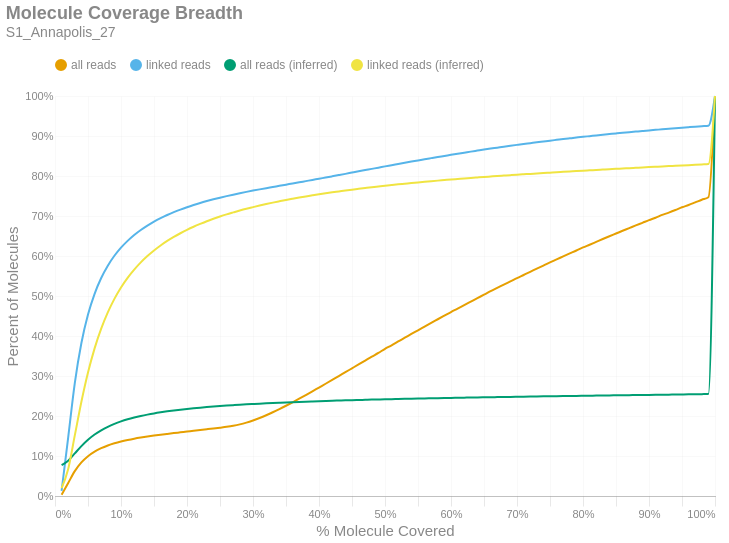

Notebook source saved alongside this figure:
### Markdown cell above
### Molecule Read Coverage
This chart shows molecule coverage breadth as computed by the number of bases aligned to that molecule. In other words, "*how much of each unique long molecule is actually sequenced/aligned?*" Keep in mind there is a distinction between sequences and alignments, since some sequences belonging to a particular molecule may not align well and wouldn't appear in the alignment data. This chart also shows molecule coverage breadth as computed by the *inferred fragment* from which the aligned sequences originate. Unlike read coverage, this calculation takes into account the total insert size, including unsequenced gaps between the forward and reverse reads. Like the previous figures, these are cumulative percents.

### Code cell
if SKIPLR:
    print_html(f"Skipped")
else:
    binned_df = consolidated_hist(valids['coverage_bp'], mask, 0.01, True)
    binned_df_inf = consolidated_hist(valids['coverage_inserts'], mask, 0.01, True)
    binned_df = binned_df.with_columns(pl.lit(binned_df_inf['all reads (cumsum)']).alias('all reads (inferred)'))
    binned_df = binned_df.with_columns(pl.lit(binned_df_inf['linked reads (cumsum)']).alias('linked reads (inferred)'))
    binned_df = binned_df.with_columns(
        (pl.col('bin').cast(pl.Float64) + 0.01).alias('right_edge')
    )

    with SafeRender(binned_df):
        (
            density_plot(binned_df, 'Molecule Coverage Breadth', samplename, 'molcov', ['all reads (inferred)','linked reads (inferred)'])
            .encode(
                #x=alt.X('bin:Q', title="% Molecule Covered").axis(format = '%').scale(padding=0),
                x=alt.X('right_edge:Q', title="% Molecule Covered").axis(format='%').scale(padding=0),
                y=alt.Y('value:Q', title='Percent of Molecules')
                    .axis(format='%')
                    .stack(False)
                    .scale(domainMin=0, padding=0),
                color=alt.Color("key:N").scale(domain = ["all reads", "linked reads", "all reads (inferred)", "linked reads (inferred)"]),
                tooltip = [
                    alt.Tooltip("key:N", title = "Data Type"),
                    alt.Tooltip("range_label:N", title="% Molecule Covered"),
                    alt.Tooltip("value:Q", format = ".2%", title="% Molecules")
                ]
            )
        ).display()

### Figure 1 — Vega-Lite specification as saved in the notebook (floating-point values rounded to 4 significant figures)
{"width": "container", "height": 400, "config": {"title": {"anchor": "start", "dy": -15, "fontSize": 18, "color": "#888888", "subtitleColor": "#888888", "subtitleFontSize": 14}, "arc": {"fill": "#0072B2"}, "axis": {"domainColor": "#888888", "domainWidth": 0.5, "gridWidth": 0.2, "grid": false, "titleFontWeight": 400, "titleFontSize": 15, "labelFontSize": 11, "labelColor": "#888888", "tickColor": "#888888", "tickWidth": 0.2, "titleColor": "#888888"}, "axisBand": {"grid": false}, "axisX": {"grid": true, "tickSize": 10, "domainCap": "round"}, "axisY": {"domain": false, "grid": true, "tickSize": 0, "domainCap": "round"}, "background": "transparent", "header": {"labelFontSize": 15, "labelColor": "#888888", "titleFontSize": 15, "titleFontWeight": 600, "titleColor": "#888888"}, "legend": {"labelFont": "sans-serif", "labelFontSize": 12, "labelColor": "#888888", "symbolSize": 100, "symbolType": "circle", "titleFontSize": 12, "titlePadding": 10, "titleColor": "#888888", "title": null, "orient": "top"}, "range": {"category": ["#E69F00", "#56B4E9", "#009E73", "#F0E442", "#0072B2", "#D55E00", "#CC79A7", "#000000"], "diverging": ["#cfe8f3", "#a2d4ec", "#73bfe2", "#46abdb", "#1696d2", "#12719e"]}, "area": {"fill": "#0072B2", "fillOpacity": 0.7, "line": true, "strokeOpacity": 0.7}, "line": {"color": "#0072B2", "stroke": "#0072B2", "strokeWidth": 2}, "trail": {"color": "#0072B2", "stroke": "#0072B2", "strokeWidth": 0, "size": 1}, "point": {"filled": true, "fillOpacity": 1.0, "size": 95}, "text": {"color": "#888888", "fontSize": 11, "align": "right", "fontWeight": 400, "size": 11}, "bar": {"fill": "#0072B2", "stroke": null}, "view": {"stroke": null, "continuousWidth": 660, "continuousHeight": 400}}, "data": {"name": "data-b5c3fb090b79c083b20d8f50225c9be9"}, "mark": {"type": "line", "interpolate": "monotone", "point": {"opacity": 0, "size": 275}}, "encoding": {"color": {"field": "key", "scale": {"domain": ["all reads", "linked reads", "all reads (inferred)", "linked reads (inferred)"]}, "type": "nominal"}, "tooltip": [{"field": "key", "title": "Data Type", "type": "nominal"}, {"field": "range_label", "title": "% Molecule Covered", "type": "nominal"}, {"field": "value", "format": ".2%", "title": "% Molecules", "type": "quantitative"}], "x": {"axis": {"format": "%"}, "field": "right_edge", "scale": {"padding": 0}, "title": "% Molecule Covered", "type": "quantitative"}, "y": {"axis": {"format": "%"}, "field": "value", "scale": {"domainMin": 0, "padding": 0}, "stack": false, "title": "Percent of Molecules", "type": "quantitative"}}, "params": [{"name": "param_c36ac31b6afebe62", "select": {"type": "point", "fields": ["key"]}, "bind": "legend"}], "title": {"text": "Molecule Coverage Breadth", "subtitle": "S1_Annapolis_27"}, "transform": [{"fold": ["all reads (cumsum)", "linked reads (cumsum)", "all reads (inferred)", "linked reads (inferred)"]}, {"calculate": "replace(datum.key, ' (cumsum)', '')", "as": "key"}, {"filter": {"param": "param_c36ac31b6afebe62"}}], "usermeta": {"embedOptions": {"downloadFileName": "S1_Annapolis_27.molcov"}}, "$schema": "https://vega.github.io/schema/vega-lite/v6.1.0.json", "datasets": {"data-b5c3fb090b79c083b20d8f50225c9be9": [{"bin": "0.0", "interval": "0.0-0.01", "all reads": 0.003065, "linked reads": 0.01254, "all reads (cumsum)": 0.003065, "linked reads (cumsum)": 0.01254, "range_label": "0.0-0.01", "all reads (inferred)": 0.0773, "linked reads (inferred)": 0.01943, "right_edge": 0.01}, {"bin": "0.01", "interval": "0.01-0.02", "all reads": 0.02949, "linked reads": 0.1341, "all reads (cumsum)": 0.03256, "linked reads (cumsum)": 0.1466, "range_label": "0.01-0.02", "all reads (inferred)": 0.08824, "linked reads (inferred)": 0.0677, "right_edge": 0.02}, {"bin": "0.02", "interval": "0.02-0.03", "all reads": 0.02956, "linked reads": 0.1358, "all reads (cumsum)": 0.06212, "linked reads (cumsum)": 0.2824, "range_label": "0.02-0.03", "all reads (inferred)": 0.1065, "linked reads (inferred)": 0.1514, "right_edge": 0.03}, {"bin": "0.03", "interval": "0.03-0.04", "all reads": 0.02182, "linked reads": 0.1, "all reads (cumsum)": 0.08394, "linked reads (cumsum)": 0.3824, "range_label": "0.03-0.04", "all reads (inferred)": 0.1248, "linked reads (inferred)": 0.2356, "right_edge": 0.04}, {"bin": "0.04", "interval": "0.04-0.05", "all reads": 0.01552, "linked reads": 0.07113, "all reads (cumsum)": 0.09947, "linked reads (cumsum)": 0.4536, "range_label": "0.04-0.05", "all reads (inferred)": 0.1406, "linked reads (inferred)": 0.3088, "right_edge": 0.05}, {"bin": "0.05", "interval": "0.05-0.06", "all reads": 0.01137, "linked reads": 0.05191, "all reads (cumsum)": 0.1108, "linked reads (cumsum)": 0.5055, "range_label": "0.05-0.06", "all reads (inferred)": 0.1536, "linked reads (inferred)": 0.3691, "right_edge": 0.06}, {"bin": "0.06", "interval": "0.06-0.07", "all reads": 0.008648, "linked reads": 0.03943, "all reads (cumsum)": 0.1195, "linked reads (cumsum)": 0.5449, "range_label": "0.06-0.07", "all reads (inferred)": 0.1642, "linked reads (inferred)": 0.4184, "right_edge": 0.07}, {"bin": "0.07", "interval": "0.07-0.08", "all reads": 0.006793, "linked reads": 0.03091, "all reads (cumsum)": 0.1263, "linked reads (cumsum)": 0.5758, "range_label": "0.07-0.08", "all reads (inferred)": 0.173, "linked reads (inferred)": 0.4591, "right_edge": 0.08}, {"bin": "0.08", "interval": "0.08-0.09", "all reads": 0.005462, "linked reads": 0.02474, "all reads (cumsum)": 0.1317, "linked reads (cumsum)": 0.6006, "range_label": "0.08-0.09", "all reads (inferred)": 0.1803, "linked reads (inferred)": 0.4929, "right_edge": 0.09}, {"bin": "0.09", "interval": "0.09-0.1", "all reads": 0.00452, "linked reads": 0.02032, "all reads (cumsum)": 0.1363, "linked reads (cumsum)": 0.6209, "range_label": "0.09-0.1", "all reads (inferred)": 0.1865, "linked reads (inferred)": 0.5214, "right_edge": 0.1}, {"bin": "0.1", "interval": "0.1-0.11", "all reads": 0.003809, "linked reads": 0.01695, "all reads (cumsum)": 0.1401, "linked reads (cumsum)": 0.6378, "range_label": "0.1-0.11", "all reads (inferred)": 0.1917, "linked reads (inferred)": 0.5455, "right_edge": 0.11}, {"bin": "0.11", "interval": "0.11-0.12", "all reads": 0.003316, "linked reads": 0.01472, "all reads (cumsum)": 0.1434, "linked reads (cumsum)": 0.6526, "range_label": "0.11-0.12", "all reads (inferred)": 0.1961, "linked reads (inferred)": 0.566, "right_edge": 0.12}, {"bin": "0.12", "interval": "0.12-0.13", "all reads": 0.002852, "linked reads": 0.01251, "all reads (cumsum)": 0.1462, "linked reads (cumsum)": 0.6651, "range_label": "0.12-0.13", "all reads (inferred)": 0.2, "linked reads (inferred)": 0.5841, "right_edge": 0.13}, {"bin": "0.13", "interval": "0.13-0.14", "all reads": 0.002556, "linked reads": 0.01109, "all reads (cumsum)": 0.1488, "linked reads (cumsum)": 0.6762, "range_label": "0.13-0.14", "all reads (inferred)": 0.2035, "linked reads (inferred)": 0.5999, "right_edge": 0.14}, {"bin": "0.14", "interval": "0.14-0.15", "all reads": 0.002328, "linked reads": 0.009871, "all reads (cumsum)": 0.1511, "linked reads (cumsum)": 0.686, "range_label": "0.14-0.15", "all reads (inferred)": 0.2065, "linked reads (inferred)": 0.6139, "right_edge": 0.15}, {"bin": "0.15", "interval": "0.15-0.16", "all reads": 0.002128, "linked reads": 0.008677, "all reads (cumsum)": 0.1533, "linked reads (cumsum)": 0.6947, "range_label": "0.15-0.16", "all reads (inferred)": 0.2092, "linked reads (inferred)": 0.6264, "right_edge": 0.16}, {"bin": "0.16", "interval": "0.16-0.17", "all reads": 0.002013, "linked reads": 0.007791, "all reads (cumsum)": 0.1553, "linked reads (cumsum)": 0.7025, "range_label": "0.16-0.17", "all reads (inferred)": 0.2116, "linked reads (inferred)": 0.6376, "right_edge": 0.17}, {"bin": "0.17", "interval": "0.17-0.18", "all reads": 0.001965, "linked reads": 0.007106, "all reads (cumsum)": 0.1572, "linked reads (cumsum)": 0.7096, "range_label": "0.17-0.18", "all reads (inferred)": 0.2138, "linked reads (inferred)": 0.6477, "right_edge": 0.18}, {"bin": "0.18", "interval": "0.18-0.19", "all reads": 0.001913, "linked reads": 0.006452, "all reads (cumsum)": 0.1591, "linked reads (cumsum)": 0.716, "range_label": "0.18-0.19", "all reads (inferred)": 0.2158, "linked reads (inferred)": 0.6569, "right_edge": 0.19}, {"bin": "0.19", "interval": "0.19-0.2", "all reads": 0.001923, "linked reads": 0.005954, "all reads (cumsum)": 0.1611, "linked reads (cumsum)": 0.722, "range_label": "0.19-0.2", "all reads (inferred)": 0.2176, "linked reads (inferred)": 0.6654, "right_edge": 0.2}, {"bin": "0.2", "interval": "0.2-0.21", "all reads": 0.001905, "linked reads": 0.0055, "all reads (cumsum)": 0.163, "linked reads (cumsum)": 0.7275, "range_label": "0.2-0.21", "all reads (inferred)": 0.2193, "linked reads (inferred)": 0.6731, "right_edge": 0.21}, {"bin": "0.21", "interval": "0.21-0.22", "all reads": 0.001931, "linked reads": 0.005122, "all reads (cumsum)": 0.1649, "linked reads (cumsum)": 0.7326, "range_label": "0.21-0.22", "all reads (inferred)": 0.2208, "linked reads (inferred)": 0.6802, "right_edge": 0.22}, {"bin": "0.22", "interval": "0.22-0.23", "all reads": 0.001958, "linked reads": 0.004696, "all reads (cumsum)": 0.1669, "linked reads (cumsum)": 0.7373, "range_label": "0.22-0.23", "all reads (inferred)": 0.2223, "linked reads (inferred)": 0.6869, "right_edge": 0.23}, {"bin": "0.23", "interval": "0.23-0.24", "all reads": 0.001985, "linked reads": 0.004387, "all reads (cumsum)": 0.1688, "linked reads (cumsum)": 0.7417, "range_label": "0.23-0.24", "all reads (inferred)": 0.2236, "linked reads (inferred)": 0.693, "right_edge": 0.24}, {"bin": "0.24", "interval": "0.24-0.25", "all reads": 0.002068, "linked reads": 0.004096, "all reads (cumsum)": 0.1709, "linked reads (cumsum)": 0.7458, "range_label": "0.24-0.25", "all reads (inferred)": 0.2249, "linked reads (inferred)": 0.6988, "right_edge": 0.25}, {"bin": "0.25", "interval": "0.25-0.26", "all reads": 0.002137, "linked reads": 0.003853, "all reads (cumsum)": 0.1731, "linked reads (cumsum)": 0.7497, "range_label": "0.25-0.26", "all reads (inferred)": 0.226, "linked reads (inferred)": 0.7041, "right_edge": 0.26}, {"bin": "0.26", "interval": "0.26-0.27", "all reads": 0.002581, "linked reads": 0.003677, "all reads (cumsum)": 0.1756, "linked reads (cumsum)": 0.7533, "range_label": "0.26-0.27", "all reads (inferred)": 0.2271, "linked reads (inferred)": 0.709, "right_edge": 0.27}, {"bin": "0.27", "interval": "0.27-0.28", "all reads": 0.003406, "linked reads": 0.003543, "all reads (cumsum)": 0.179, "linked reads (cumsum)": 0.7569, "range_label": "0.27-0.28", "all reads (inferred)": 0.2281, "linked reads (inferred)": 0.7137, "right_edge": 0.28}, {"bin": "0.28", "interval": "0.28-0.29", "all reads": 0.004432, "linked reads": 0.003394, "all reads (cumsum)": 0.1835, "linked reads (cumsum)": 0.7603, "range_label": "0.28-0.29", "all reads (inferred)": 0.2291, "linked reads (inferred)": 0.7181, "right_edge": 0.29}, {"bin": "0.29", "interval": "0.29-0.3", "all reads": 0.005408, "linked reads": 0.003239, "all reads (cumsum)": 0.1889, "linked reads (cumsum)": 0.7635, "range_label": "0.29-0.3", "all reads (inferred)": 0.23, "linked reads (inferred)": 0.7222, "right_edge": 0.3}, {"bin": "0.3", "interval": "0.3-0.31", "all reads": 0.006133, "linked reads": 0.003093, "all reads (cumsum)": 0.195, "linked reads (cumsum)": 0.7666, "range_label": "0.3-0.31", "all reads (inferred)": 0.2309, "linked reads (inferred)": 0.7262, "right_edge": 0.31}, {"bin": "0.31", "interval": "0.31-0.32", "all reads": 0.006867, "linked reads": 0.002999, "all reads (cumsum)": 0.2019, "linked reads (cumsum)": 0.7696, "range_label": "0.31-0.32", "all reads (inferred)": 0.2317, "linked reads (inferred)": 0.7299, "right_edge": 0.32}, {"bin": "0.32", "interval": "0.32-0.33", "all reads": 0.007523, "linked reads": 0.002917, "all reads (cumsum)": 0.2094, "linked reads (cumsum)": 0.7725, "range_label": "0.32-0.33", "all reads (inferred)": 0.2325, "linked reads (inferred)": 0.7335, "right_edge": 0.33}, {"bin": "0.33", "interval": "0.33-0.34", "all reads": 0.00789, "linked reads": 0.002957, "all reads (cumsum)": 0.2173, "linked reads (cumsum)": 0.7755, "range_label": "0.33-0.34", "all reads (inferred)": 0.2332, "linked reads (inferred)": 0.7368, "right_edge": 0.34}, {"bin": "0.34", "interval": "0.34-0.35", "all reads": 0.008314, "linked reads": 0.002914, "all reads (cumsum)": 0.2256, "linked reads (cumsum)": 0.7784, "range_label": "0.34-0.35", "all reads (inferred)": 0.2339, "linked reads (inferred)": 0.7401, "right_edge": 0.35}, {"bin": "0.35", "interval": "0.35-0.36", "all reads": 0.008637, "linked reads": 0.002873, "all reads (cumsum)": 0.2342, "linked reads (cumsum)": 0.7813, "range_label": "0.35-0.36", "all reads (inferred)": 0.2346, "linked reads (inferred)": 0.7431, "right_edge": 0.36}, {"bin": "0.36", "interval": "0.36-0.37", "all reads": 0.008936, "linked reads": 0.002929, "all reads (cumsum)": 0.2432, "linked reads (cumsum)": 0.7842, "range_label": "0.36-0.37", "all reads (inferred)": 0.2352, "linked reads (inferred)": 0.7461, "right_edge": 0.37}, {"bin": "0.37", "interval": "0.37-0.38", "all reads": 0.009209, "linked reads": 0.002986, "all reads (cumsum)": 0.2524, "linked reads (cumsum)": 0.7872, "range_label": "0.37-0.38", "all reads (inferred)": 0.2359, "linked reads (inferred)": 0.7489, "right_edge": 0.38}, {"bin": "0.38", "interval": "0.38-0.39", "all reads": 0.00928, "linked reads": 0.002956, "all reads (cumsum)": 0.2617, "linked reads (cumsum)": 0.7901, "range_label": "0.38-0.39", "all reads (inferred)": 0.2364, "linked reads (inferred)": 0.7516, "right_edge": 0.39}, {"bin": "0.39", "interval": "0.39-0.4", "all reads": 0.009532, "linked reads": 0.003047, "all reads (cumsum)": 0.2712, "linked reads (cumsum)": 0.7932, "range_label": "0.39-0.4", "all reads (inferred)": 0.237, "linked reads (inferred)": 0.7542, "right_edge": 0.4}, {"bin": "0.4", "interval": "0.4-0.41", "all reads": 0.009413, "linked reads": 0.002951, "all reads (cumsum)": 0.2806, "linked reads (cumsum)": 0.7961, "range_label": "0.4-0.41", "all reads (inferred)": 0.2376, "linked reads (inferred)": 0.7567, "right_edge": 0.41}, {"bin": "0.41", "interval": "0.41-0.42", "all reads": 0.009598, "linked reads": 0.003035, "all reads (cumsum)": 0.2902, "linked reads (cumsum)": 0.7992, "range_label": "0.41-0.42", "all reads (inferred)": 0.2381, "linked reads (inferred)": 0.7592, "right_edge": 0.42}, {"bin": "0.42", "interval": "0.42-0.43", "all reads": 0.009706, "linked reads": 0.003074, "all reads (cumsum)": 0.2999, "linked reads (cumsum)": 0.8022, "range_label": "0.42-0.43", "all reads (inferred)": 0.2386, "linked reads (inferred)": 0.7614, "right_edge": 0.43}, {"bin": "0.43", "interval": "0.43-0.44", "all reads": 0.00962, "linked reads": 0.003108, "all reads (cumsum)": 0.3095, "linked reads (cumsum)": 0.8053, "range_label": "0.43-0.44", "all reads (inferred)": 0.2391, "linked reads (inferred)": 0.7637, "right_edge": 0.44}, {"bin": "0.44", "interval": "0.44-0.45", "all reads": 0.009734, "linked reads": 0.003187, "all reads (cumsum)": 0.3193, "linked reads (cumsum)": 0.8085, "range_label": "0.44-0.45", "all reads (inferred)": 0.2396, "linked reads (inferred)": 0.7659, "right_edge": 0.45}, {"bin": "0.45", "interval": "0.45-0.46", "all reads": 0.009718, "linked reads": 0.003164, "all reads (cumsum)": 0.329, "linked reads (cumsum)": 0.8117, "range_label": "0.45-0.46", "all reads (inferred)": 0.2401, "linked reads (inferred)": 0.768, "right_edge": 0.46}, {"bin": "0.46", "interval": "0.46-0.47", "all reads": 0.009619, "linked reads": 0.003043, "all reads (cumsum)": 0.3386, "linked reads (cumsum)": 0.8147, "range_label": "0.46-0.47", "all reads (inferred)": 0.2405, "linked reads (inferred)": 0.77, "right_edge": 0.47}, {"bin": "0.47", "interval": "0.47-0.48", "all reads": 0.009787, "linked reads": 0.003077, "all reads (cumsum)": 0.3484, "linked reads (cumsum)": 0.8178, "range_label": "0.47-0.48", "all reads (inferred)": 0.2409, "linked reads (inferred)": 0.772, "right_edge": 0.48}, {"bin": "0.48", "interval": "0.48-0.49", "all reads": 0.009265, "linked reads": 0.003022, "all reads (cumsum)": 0.3577, "linked reads (cumsum)": 0.8208, "range_label": "0.48-0.49", "all reads (inferred)": 0.2414, "linked reads (inferred)": 0.7739, "right_edge": 0.49}, {"bin": "0.49", "interval": "0.49-0.5", "all reads": 0.01034, "linked reads": 0.003203, "all reads (cumsum)": 0.368, "linked reads (cumsum)": 0.824, "range_label": "0.49-0.5", "all reads (inferred)": 0.2418, "linked reads (inferred)": 0.7757, "right_edge": 0.5}, {"bin": "0.5", "interval": "0.5-0.51", "all reads": 0.008669, "linked reads": 0.00296, "all reads (cumsum)": 0.3767, "linked reads (cumsum)": 0.827, "range_label": "0.5-0.51", "all reads (inferred)": 0.2422, "linked reads (inferred)": 0.7775, "right_edge": 0.51}, {"bin": "0.51", "interval": "0.51-0.52", "all reads": 0.00975, "linked reads": 0.003051, "all reads (cumsum)": 0.3864, "linked reads (cumsum)": 0.8301, "range_label": "0.51-0.52", "all reads (inferred)": 0.2425, "linked reads (inferred)": 0.7791, "right_edge": 0.52}, {"bin": "0.52", "interval": "0.52-0.53", "all reads": 0.00931, "linked reads": 0.003005, "all reads (cumsum)": 0.3957, "linked reads (cumsum)": 0.8331, "range_label": "0.52-0.53", "all reads (inferred)": 0.2429, "linked reads (inferred)": 0.7808, "right_edge": 0.53}, {"bin": "0.53", "interval": "0.53-0.54", "all reads": 0.009461, "linked reads": 0.002954, "all reads (cumsum)": 0.4052, "linked reads (cumsum)": 0.836, "range_label": "0.53-0.54", "all reads (inferred)": 0.2433, "linked reads (inferred)": 0.7824, "right_edge": 0.54}, {"bin": "0.54", "interval": "0.54-0.55", "all reads": 0.009157, "linked reads": 0.00291, "all reads (cumsum)": 0.4143, "linked reads (cumsum)": 0.8389, "range_label": "0.54-0.55", "all reads (inferred)": 0.2436, "linked reads (inferred)": 0.784, "right_edge": 0.55}, {"bin": "0.55", "interval": "0.55-0.56", "all reads": 0.009308, "linked reads": 0.002969, "all reads (cumsum)": 0.4237, "linked reads (cumsum)": 0.8419, "range_label": "0.55-0.56", "all reads (inferred)": 0.244, "linked reads (inferred)": 0.7856, "right_edge": 0.56}, {"bin": "0.56", "interval": "0.56-0.57", "all reads": 0.009254, "linked reads": 0.002812, "all reads (cumsum)": 0.4329, "linked reads (cumsum)": 0.8447, "range_label": "0.56-0.57", "all reads (inferred)": 0.2443, "linked reads (inferred)": 0.787, "right_edge": 0.57}, {"bin": "0.57", "interval": "0.57-0.58", "all reads": 0.008959, "linked reads": 0.002788, "all reads (cumsum)": 0.4419, "linked reads (cumsum)": 0.8475, "range_label": "0.57-0.58", "all reads (inferred)": 0.2446, "linked reads (inferred)": 0.7884, "right_edge": 0.58}, {"bin": "0.58", "interval": "0.58-0.59", "all reads": 0.009024, "linked reads": 0.002722, "all reads (cumsum)": 0.4509, "linked reads (cumsum)": 0.8502, "range_label": "0.58-0.59", "all reads (inferred)": 0.245, "linked reads (inferred)": 0.7898, "right_edge": 0.59}, {"bin": "0.59", "interval": "0.59-0.6", "all reads": 0.009048, "linked reads": 0.002763, "all reads (cumsum)": 0.4599, "linked reads (cumsum)": 0.853, "range_label": "0.59-0.6", "all reads (inferred)": 0.2453, "linked reads (inferred)": 0.7913, "right_edge": 0.6}, {"bin": "0.6", "interval": "0.6-0.61", "all reads": 0.008592, "linked reads": 0.002692, "all reads (cumsum)": 0.4685, "linked reads (cumsum)": 0.8557, "range_label": "0.6-0.61", "all reads (inferred)": 0.2456, "linked reads (inferred)": 0.7925, "right_edge": 0.61}, {"bin": "0.61", "interval": "0.61-0.62", "all reads": 0.0089, "linked reads": 0.00261, "all reads (cumsum)": 0.4774, "linked reads (cumsum)": 0.8583, "range_label": "0.61-0.62", "all reads (inferred)": 0.2459, "linked reads (inferred)": 0.7938, "right_edge": 0.62}, {"bin": "0.62", "interval": "0.62-0.63", "all reads": 0.008631, "linked reads": 0.002674, "all reads (cumsum)": 0.4861, "linked reads (cumsum)": 0.861, "range_label": "0.62-0.63", "all reads (inferred)": 0.2462, "linked reads (inferred)": 0.7951, "right_edge": 0.63}, {"bin": "0.63", "interval": "0.63-0.64", "all reads": 0.008665, "linked reads": 0.002527, "all reads (cumsum)": 0.4947, "linked reads (cumsum)": 0.8635, "range_label": "0.63-0.64", "all reads (inferred)": 0.2465, "linked reads (inferred)": 0.7963, "right_edge": 0.64}, {"bin": "0.64", "interval": "0.64-0.65", "all reads": 0.008453, "linked reads": 0.002526, "all reads (cumsum)": 0.5032, "linked reads (cumsum)": 0.866, "range_label": "0.64-0.65", "all reads (inferred)": 0.2467, "linked reads (inferred)": 0.7975, "right_edge": 0.65}, {"bin": "0.65", "interval": "0.65-0.66", "all reads": 0.008733, "linked reads": 0.002465, "all reads (cumsum)": 0.5119, "linked reads (cumsum)": 0.8685, "range_label": "0.65-0.66", "all reads (inferred)": 0.247, "linked reads (inferred)": 0.7987, "right_edge": 0.66}, {"bin": "0.66", "interval": "0.66-0.67", "all reads": 0.0082, "linked reads": 0.002375, "all reads (cumsum)": 0.5201, "linked reads (cumsum)": 0.8708, "range_label": "0.66-0.67", "all reads (inferred)": 0.2473, "linked reads (inferred)": 0.7999, "right_edge": 0.67}, {"bin": "0.67", "interval": "0.67-0.68", "all reads": 0.008285, "linked reads": 0.002408, "all reads (cumsum)": 0.5284, "linked reads (cumsum)": 0.8733, "range_label": "0.67-0.68", "all reads (inferred)": 0.2475, "linked reads (inferred)": 0.801, "right_edge": 0.68}, {"bin": "0.68", "interval": "0.68-0.69", "all reads": 0.008117, "linked reads": 0.002287, "all reads (cumsum)": 0.5365, "linked reads (cumsum)": 0.8755, "range_label": "0.68-0.69", "all reads (inferred)": 0.2478, "linked reads (inferred)": 0.8021, "right_edge": 0.69}, {"bin": "0.69", "interval": "0.69-0.7", "all reads": 0.008202, "linked reads": 0.002267, "all reads (cumsum)": 0.5447, "linked reads (cumsum)": 0.8778, "range_label": "0.69-0.7", "all reads (inferred)": 0.2481, "linked reads (inferred)": 0.8032, "right_edge": 0.7}, {"bin": "0.7", "interval": "0.7-0.71", "all reads": 0.00783, "linked reads": 0.002232, "all reads (cumsum)": 0.5525, "linked reads (cumsum)": 0.88, "range_label": "0.7-0.71", "all reads (inferred)": 0.2483, "linked reads (inferred)": 0.8042, "right_edge": 0.71}, {"bin": "0.71", "interval": "0.71-0.72", "all reads": 0.007856, "linked reads": 0.00212, "all reads (cumsum)": 0.5604, "linked reads (cumsum)": 0.8822, "range_label": "0.71-0.72", "all reads (inferred)": 0.2486, "linked reads (inferred)": 0.8053, "right_edge": 0.72}, {"bin": "0.72", "interval": "0.72-0.73", "all reads": 0.007989, "linked reads": 0.002152, "all reads (cumsum)": 0.5684, "linked reads (cumsum)": 0.8843, "range_label": "0.72-0.73", "all reads (inferred)": 0.2488, "linked reads (inferred)": 0.8063, "right_edge": 0.73}, {"bin": "0.73", "interval": "0.73-0.74", "all reads": 0.007667, "linked reads": 0.002036, "all reads (cumsum)": 0.5761, "linked reads (cumsum)": 0.8863, "range_label": "0.73-0.74", "all reads (inferred)": 0.2491, "linked reads (inferred)": 0.8074, "right_edge": 0.74}, {"bin": "0.74", "interval": "0.74-0.75", "all reads": 0.008012, "linked reads": 0.002051, "all reads (cumsum)": 0.5841, "linked reads (cumsum)": 0.8884, "range_label": "0.74-0.75", "all reads (inferred)": 0.2493, "linked reads (inferred)": 0.8084, "right_edge": 0.75}, {"bin": "0.75", "interval": "0.75-0.76", "all reads": 0.007373, "linked reads": 0.001933, "all reads (cumsum)": 0.5914, "linked reads (cumsum)": 0.8903, "range_label": "0.75-0.76", "all reads (inferred)": 0.2496, "linked reads (inferred)": 0.8094, "right_edge": 0.76}, {"bin": "0.76", "interval": "0.76-0.77", "all reads": 0.007525, "linked reads": 0.001934, "all reads (cumsum)": 0.599, "linked reads (cumsum)": 0.8923, "range_label": "0.76-0.77", "all reads (inferred)": 0.2498, "linked reads (inferred)": 0.8104, "right_edge": 0.77}, {"bin": "0.77", "interval": "0.77-0.78", "all reads": 0.007444, "linked reads": 0.001913, "all reads (cumsum)": 0.6064, "linked reads (cumsum)": 0.8942, "range_label": "0.77-0.78", "all reads (inferred)": 0.25, "linked reads (inferred)": 0.8113, "right_edge": 0.78}, {"bin": "0.78", "interval": "0.78-0.79", "all reads": 0.007295, "linked reads": 0.001906, "all reads (cumsum)": 0.6137, "linked reads (cumsum)": 0.8961, "range_label": "0.78-0.79", "all reads (inferred)": 0.2503, "linked reads (inferred)": 0.8123, "right_edge": 0.79}, {"bin": "0.79", "interval": "0.79-0.8", "all reads": 0.00765, "linked reads": 0.001871, "all reads (cumsum)": 0.6214, "linked reads (cumsum)": 0.898, "range_label": "0.79-0.8", "all reads (inferred)": 0.2505, "linked reads (inferred)": 0.8133, "right_edge": 0.8}, {"bin": "0.8", "interval": "0.8-0.81", "all reads": 0.00687, "linked reads": 0.001704, "all reads (cumsum)": 0.6282, "linked reads (cumsum)": 0.8997, "range_label": "0.8-0.81", "all reads (inferred)": 0.2507, "linked reads (inferred)": 0.8142, "right_edge": 0.81}, {"bin": "0.81", "interval": "0.81-0.82", "all reads": 0.007081, "linked reads": 0.001726, "all reads (cumsum)": 0.6353, "linked reads (cumsum)": 0.9014, "range_label": "0.81-0.82", "all reads (inferred)": 0.251, "linked reads (inferred)": 0.8151, "right_edge": 0.82}, {"bin": "0.82", "interval": "0.82-0.83", "all reads": 0.007087, "linked reads": 0.001685, "all reads (cumsum)": 0.6424, "linked reads (cumsum)": 0.9031, "range_label": "0.82-0.83", "all reads (inferred)": 0.2512, "linked reads (inferred)": 0.8161, "right_edge": 0.83}, {"bin": "0.83", "interval": "0.83-0.84", "all reads": 0.006965, "linked reads": 0.001646, "all reads (cumsum)": 0.6494, "linked reads (cumsum)": 0.9047, "range_label": "0.83-0.84", "all reads (inferred)": 0.2514, "linked reads (inferred)": 0.817, "right_edge": 0.84}, {"bin": "0.84", "interval": "0.84-0.85", "all reads": 0.006819, "linked reads": 0.001643, "all reads (cumsum)": 0.6562, "linked reads (cumsum)": 0.9064, "range_label": "0.84-0.85", "all reads (inferred)": 0.2517, "linked reads (inferred)": 0.8179, "right_edge": 0.85}, {"bin": "0.85", "interval": "0.85-0.86", "all reads": 0.006856, "linked reads": 0.001618, "all reads (cumsum)": 0.663, "linked reads (cumsum)": 0.908, "range_label": "0.85-0.86", "all reads (inferred)": 0.2519, "linked reads (inferred)": 0.8188, "right_edge": 0.86}, {"bin": "0.86", "interval": "0.86-0.87", "all reads": 0.006673, "linked reads": 0.001544, "all reads (cumsum)": 0.6697, "linked reads (cumsum)": 0.9095, "range_label": "0.86-0.87", "all reads (inferred)": 0.2521, "linked reads (inferred)": 0.8197, "right_edge": 0.87}, {"bin": "0.87", "interval": "0.87-0.88", "all reads": 0.006743, "linked reads": 0.001504, "all reads (cumsum)": 0.6765, "linked reads (cumsum)": 0.911, "range_label": "0.87-0.88", "all reads (inferred)": 0.2523, "linked reads (inferred)": 0.8206, "right_edge": 0.88}, {"bin": "0.88", "interval": "0.88-0.89", "all reads": 0.00653, "linked reads": 0.001504, "all reads (cumsum)": 0.683, "linked reads (cumsum)": 0.9125, "range_label": "0.88-0.89", "all reads (inferred)": 0.2526, "linked reads (inferred)": 0.8215, "right_edge": 0.89}, {"bin": "0.89", "interval": "0.89-0.9", "all reads": 0.006638, "linked reads": 0.001462, "all reads (cumsum)": 0.6896, "linked reads (cumsum)": 0.914, "range_label": "0.89-0.9", "all reads (inferred)": 0.2528, "linked reads (inferred)": 0.8223, "right_edge": 0.9}, {"bin": "0.9", "interval": "0.9-0.91", "all reads": 0.006138, "linked reads": 0.001369, "all reads (cumsum)": 0.6958, "linked reads (cumsum)": 0.9154, "range_label": "0.9-0.91", "all reads (inferred)": 0.253, "linked reads (inferred)": 0.8231, "right_edge": 0.91}, {"bin": "0.91", "interval": "0.91-0.92", "all reads": 0.006901, "linked reads": 0.001391, "all reads (cumsum)": 0.7027, "linked reads (cumsum)": 0.9168, "range_label": "0.91-0.92", "all reads (inferred)": 0.2532, "linked reads (inferred)": 0.824, "right_edge": 0.92}, {"bin": "0.92", "interval": "0.92-0.93", "all reads": 0.00589, "linked reads": 0.001316, "all reads (cumsum)": 0.7086, "linked reads (cumsum)": 0.9181, "range_label": "0.92-0.93", "all reads (inferred)": 0.2534, "linked reads (inferred)": 0.8248, "right_edge": 0.93}, {"bin": "0.93", "interval": "0.93-0.94", "all reads": 0.006373, "linked reads": 0.001363, "all reads (cumsum)": 0.7149, "linked reads (cumsum)": 0.9194, "range_label": "0.93-0.94", "all reads (inferred)": 0.2536, "linked reads (inferred)": 0.8255, "right_edge": 0.94}, {"bin": "0.94", "interval": "0.94-0.95", "all reads": 0.006826, "linked reads": 0.001309, "all reads (cumsum)": 0.7217, "linked reads (cumsum)": 0.9207, "range_label": "0.94-0.95", "all reads (inferred)": 0.2539, "linked reads (inferred)": 0.8263, "right_edge": 0.95}, {"bin": "0.95", "interval": "0.95-0.96", "all reads": 0.005632, "linked reads": 0.001253, "all reads (cumsum)": 0.7274, "linked reads (cumsum)": 0.922, "range_label": "0.95-0.96", "all reads (inferred)": 0.2541, "linked reads (inferred)": 0.8272, "right_edge": 0.96}, {"bin": "0.96", "interval": "0.96-0.97", "all reads": 0.006537, "linked reads": 0.001239, "all reads (cumsum)": 0.7339, "linked reads (cumsum)": 0.9232, "range_label": "0.96-0.97", "all reads (inferred)": 0.2543, "linked reads (inferred)": 0.828, "right_edge": 0.97}, {"bin": "0.97", "interval": "0.97-0.98", "all reads": 0.006665, "linked reads": 0.001195, "all reads (cumsum)": 0.7406, "linked reads (cumsum)": 0.9244, "range_label": "0.97-0.98", "all reads (inferred)": 0.2546, "linked reads (inferred)": 0.829, "right_edge": 0.98}, {"bin": "0.98", "interval": "0.98-0.99", "all reads": 0.00612, "linked reads": 0.001239, "all reads (cumsum)": 0.7467, "linked reads (cumsum)": 0.9257, "range_label": "0.98-0.99", "all reads (inferred)": 0.255, "linked reads (inferred)": 0.8299, "right_edge": 0.99}, {"bin": "0.99", "interval": "0.99-1.0", "all reads": 0.2533, "linked reads": 0.07433, "all reads (cumsum)": 1.0, "linked reads (cumsum)": 1.0, "range_label": "0.99-1.0", "all reads (inferred)": 1.0, "linked reads (inferred)": 1.0, "right_edge": 1.0}]}}
